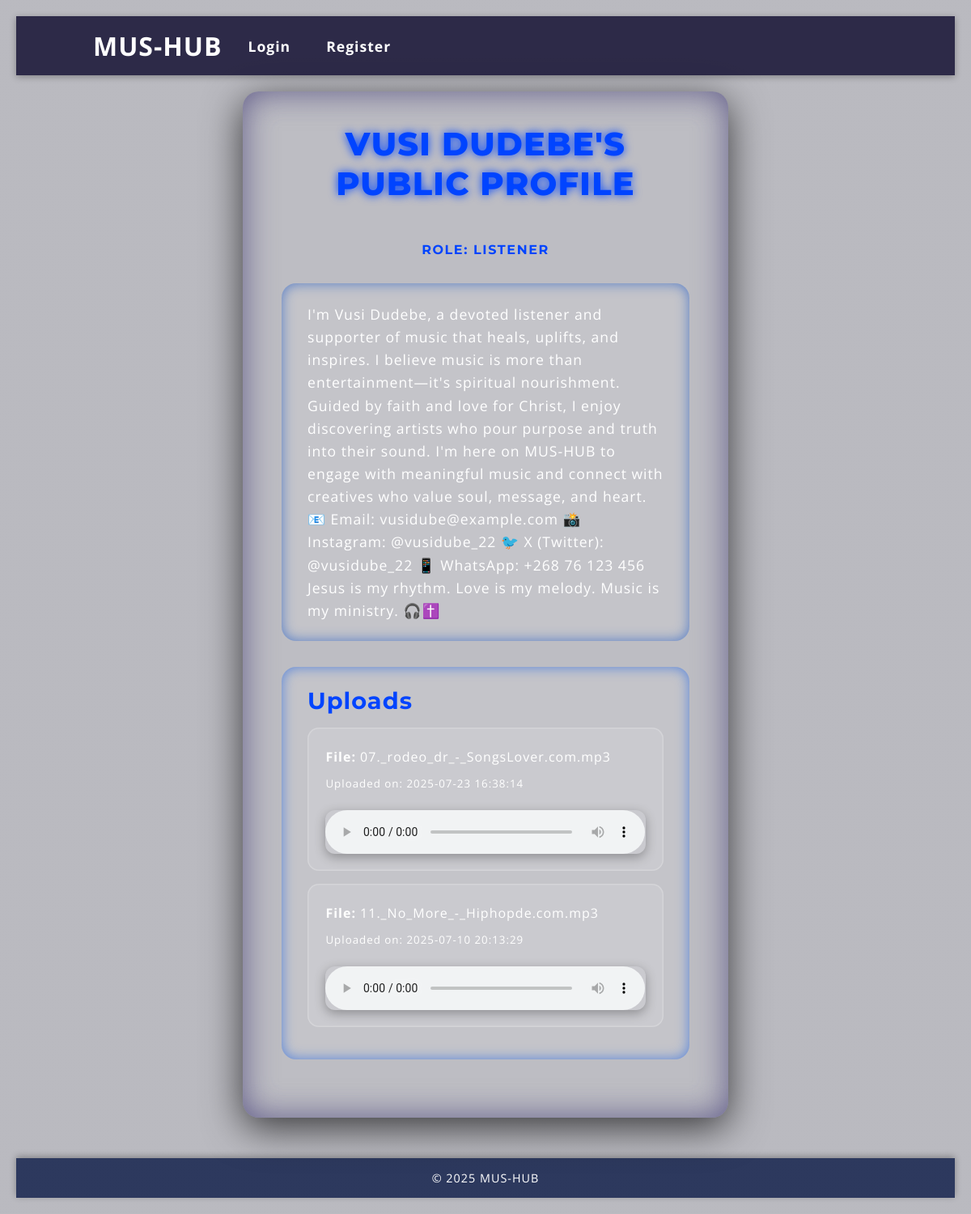
The page /user/3 on the database its author committed.
### app.py (models this page shows)
class User(db.Model):
    UserID = db.Column(db.Integer, primary_key=True)
    Username = db.Column(db.String(80), nullable=False)
    Email = db.Column(db.String(120), unique=True, nullable=False)
    Password = db.Column(db.String(200), nullable=False)
    Role = db.Column(db.String(20), nullable=False, default='user')
    Bio = db.Column(db.String(500))
    comments = db.relationship('Comment', backref='author', lazy=True)

class Content(db.Model):
    ContentID = db.Column(db.Integer, primary_key=True)
    UserID = db.Column(db.Integer, db.ForeignKey('user.UserID'), nullable=False)
    FilePath = db.Column(db.String(200), nullable=False)
    UploadDate = db.Column(db.DateTime, default=datetime.utcnow)
    user = db.relationship('User', backref='contents')

### app.py (the view)
@app.route('/user/<int:user_id>')
def public_profile(user_id):
    user = User.query.get_or_404(user_id)
    uploads = Content.query.filter_by(UserID=user_id).order_by(Content.UploadDate.desc()).all()
    return render_template('public_profile.html', user=user, uploads=uploads)

### app.py (called while the page is built)
@app.context_processor
def inject_now():
    return {
        'now': datetime.utcnow(),
        'current_user_id': session.get('user_id'),
        'User': User
    }

### templates/public_profile.html (shortened to what this page needs)
{% extends "base.html" %}
{% block content %}
<div class="public-profile-container">
  <div class="public-header">{{ user.Username }}'s Public Profile</div>
  <div class="user-role">Role: {{ user.Role }}</div>
  <div class="user-bio">
    {{ user.Bio or "No bio provided yet." }}
  </div>
  <div class="uploads-section">
    <h3>Uploads</h3>
    {% if uploads %}
      {% for content in uploads %}
        <div class="upload-item">
          <p><strong>File:</strong> {{ content.FilePath }}</p>
          <p><small>Uploaded on: {{ content.UploadDate.strftime('%Y-%m-%d %H:%M:%S') }}</small></p>
          {% set ext = content.FilePath.split('.')[-1].lower() %}
          {% if ext in ['mp3', 'wav', 'ogg'] %}
            <audio controls>
              <source src="{{ url_for('static', filename='uploads/' ~ content.FilePath) }}" type="audio/{{ ext }}">
            </audio>
          {% elif ext in ['mp4', 'webm'] %}
            <video controls width="100%">
              <source src="{{ url_for('static', filename='uploads/' ~ content.FilePath) }}" type="video/{{ ext }}">
              Your browser does not support video playback.
            </video>
          {% else %}
            <p>Preview not available for this file type.</p>
          {% endif %}
        </div>
      {% endfor %}
    {% else %}
      <p>This user hasn’t uploaded anything yet.</p>
    {% endif %}
  </div>
</div>
{% endblock %}
{% block extra_css %}
  <link rel="stylesheet" href="{{ url_for('static', filename='public_profile.css') }}">
{% endblock %}

### static/base.css (style rules this page uses)
:root { --background: #1a1a2e; --color: #ffffff; --primary-color: #0f3460; --accent-color: #0b0885; --glass-bg: rgba(255, 255, 255, 0.05); }
* { box-sizing: border-box; margin: 0; padding: 0; }
html { scroll-behavior: smooth; }
body { font-family: "Poppins", sans-serif; background: linear-gradient(135deg, var(--background), var(--primary-color)); color: var(--color); letter-spacing: 1px; min-height: 100vh; display: flex; flex-direction: column; padding: 20px 0; }

### static/public_profile.css (style rules this page uses)
:root { --background-color: rgba(26, 26, 46, 0.3); --color: #ffffff; --primary-color: #0f3460; --accent-color: #0044ff; --glass-bg: rgba(255, 255, 255, 0.05); --shadow-dark: rgba(0, 0, 0, 0.7); --shadow-light: rgba(37, 30, 100, 0.616); --font-family-heading: 'Montserrat', sans-serif; --font-family-body: 'Open Sans', sans-serif; }
body { margin: 0; padding: 20px; font-family: var(--font-family-body); background-image: linear-gradient(var(--background-color), var(--background-color)), url('https://images.unsplash.com/uploads/1412282232015a06e258a/4bdd2a58?fm=jpg&q=60&w=3000'); background-size: cover; background-position: center; background-repeat: no-repeat; background-blend-mode: multiply; color: var(--color); display: flex; justify-content: center; align-items: center; flex-direction: column; min-height: 100vh; overflow-y: auto; }
.public-profile-container { width: 600px; max-width: 95vw; background: var(--glass-bg); border-radius: 20px; box-shadow: 0 12px 48px var(--shadow-dark), inset 0 0 40px var(--shadow-light); padding: 2.5rem 3rem; backdrop-filter: blur(18px); -webkit-backdrop-filter: blur(18px); transition: box-shadow 0.3s ease; animation: slideUp 1s ease-out forwards; box-sizing: border-box; color: var(--color); }
.public-header { font-family: var(--font-family-heading); font-weight: 800; font-size: 2.5rem; color: var(--accent-color); text-align: center; margin-bottom: 3rem; letter-spacing: 1.2px; text-transform: uppercase; text-shadow: 0 0 12px var(--accent-color); user-select: none; }
.user-role { font-family: var(--font-family-heading); font-size: 1rem; font-weight: 700; color: var(--accent-color); text-transform: uppercase; text-align: center; letter-spacing: 0.1em; margin-bottom: 2rem; user-select: none; }
.user-bio { font-size: 1.1rem; font-family: var(--font-family-body); line-height: 1.6; background: rgba(255, 255, 255, 0.1); border-radius: 18px; padding: 1.5rem 2rem; margin-bottom: 2rem; box-shadow: inset 0 0 16px rgba(26, 86, 197, 0.658); user-select: text; transition: box-shadow 0.3s ease; }
.uploads-section { background: rgba(255, 255, 255, 0.1); padding: 1.5rem 2rem; border-radius: 18px; box-shadow: inset 0 0 16px rgba(11, 88, 231, 0.6); transition: box-shadow 0.3s ease; margin-bottom: 2rem; }
.uploads-section h3 { font-family: var(--font-family-heading); font-weight: 700; font-size: 1.8rem; color: var(--accent-color); margin-bottom: 1rem; user-select: none; }
.upload-item { background: rgba(255, 255, 255, 0.1); border-radius: 14px; padding: 1rem 1.4rem; margin-bottom: 1rem; box-shadow: inset 0 0 0 1.5px rgba(255, 255, 255, 0.2); transition: background 0.3s ease, box-shadow 0.3s ease; }
.upload-item p { font-size: 1rem; color: var(--color); line-height: 1.5; margin: 8px 0; font-family: var(--font-family-body); }
audio, video { width: 100%; max-width: 100%; margin-top: 14px; border-radius: 12px; box-shadow: 0 4px 14px rgba(0, 0, 0, 0.3); outline: none; }

### rows shown on the page
User: Username "VUSI DUDEBE", Role "LISTENER", Bio "I'm Vusi Dudebe, a devoted listener and supporter of music that heals, uplifts, and inspires. I believe music is more than entertainment—it's spiritual nourishment. Guided by faith and love for Christ, I enjoy discovering artists who pour purpose and truth into their sound. I'm here on MUS-HUB to engage with meaningful music and connect with creatives who value soul, message, and heart. 📧 Email: vusidube@example.com 📸 Instagram: @vusidube_22 🐦 X (Twitter): @vusidube_22 📱 WhatsApp: +268 76 123 456 Jesus is my rhythm. Love is my melody. Music is my ministry. 🎧✝️"
Content: FilePath "07._rodeo_dr_-_SongsLover.com.mp3", UploadDate "2025-07-23 16:38:14"
Content: FilePath "11._No_More_-_Hiphopde.com.mp3", UploadDate "2025-07-10 20:13:29"
